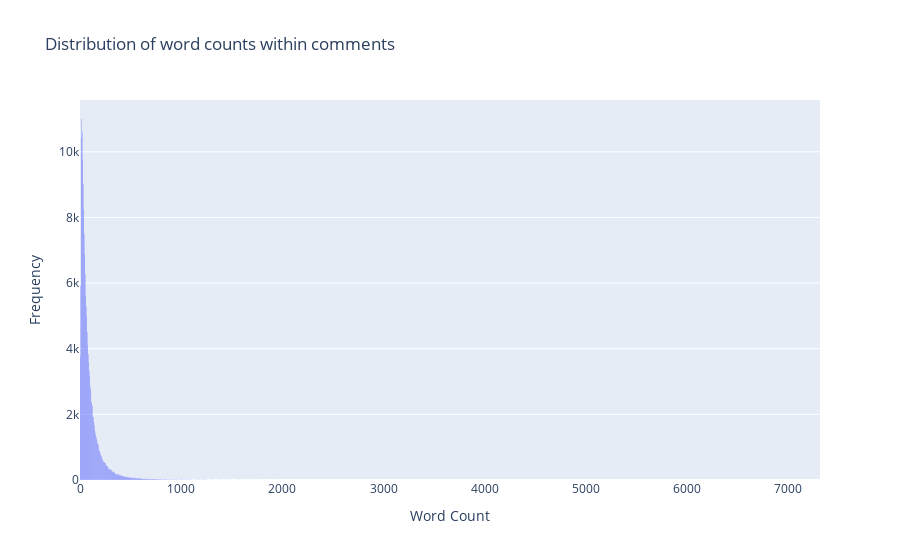

The cell this chart's notebook holds for it:
### Code cell
import plotly.express as px
import plotly.graph_objects as go

fig = go.Figure()

fig.add_trace(go.Histogram(
    x=df['comment_word_count']
))

fig.update_layout(
    title_text='Distribution of word counts within comments',
    xaxis_title_text='Word Count',
    yaxis_title_text='Frequency',
    bargap=0.2,
    bargroupgap=0.2)

fig.show()

### Figure 1 — Plotly figure (JSON) as saved in the notebook; plotly's stock layout.template omitted (floating-point values rounded to 4 significant figures; data arrays with more than 128 entries replaced by an {"elided": "..."} marker saying what was removed)
{"data": [{"type": "histogram", "x": {"elided": "180000 int values"}}], "layout": {"bargap": 0.2, "bargroupgap": 0.2, "title": {"text": "Distribution of word counts within comments"}, "xaxis": {"title": {"text": "Word Count"}}, "yaxis": {"title": {"text": "Frequency"}}}}
